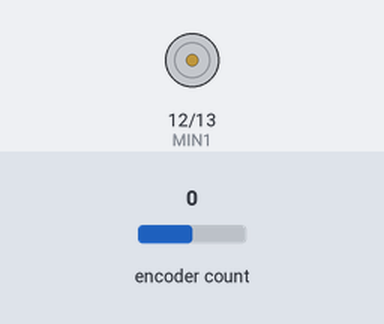
This program was run on a simulated ESP32-S3. On the bench: motor-driver pin pairs drawn as motors (green arrow = first pin HIGH = forward, orange = second pin HIGH = backward, longer = more drive). The test bench sets the inputs (shaded band); at power-on: encoder count 0. What the program prints to the serial monitor is not drawn.

Above: at 0.1 s.
At 120.7 s:
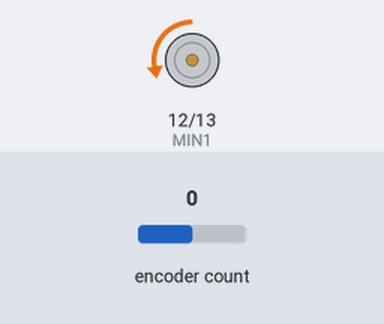
Timing chart, 0 to 130.0 s (numbered marks = the images above):
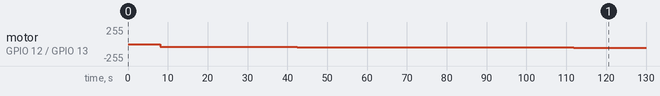

The program:

main.cpp
```cpp
#include <Arduino.h>
#include "ESPRotary.h"

#define VCC 4
#define MIN1 12
#define MIN2 13

#define ROA 19
#define ROB 20

#define INTERVAL 100

#define STEP 12
#define WHEEL_RAD (29.0) // mm
#define GEAR_RATIO 315

#define OFFSET 40

int previousMillis = 0;

int encode_v = 0;
int duty = 0;

// float p_coef = 0.65;
float p_coef = 0.004;
float i_coef = 0.00003;

ESPRotary r;

void rotary(ESPRotary& r);
void check(ESPRotary& r);

void setup() {
  pinMode(VCC, OUTPUT);

  ledcSetup(0, 5000, 8);
  ledcAttachPin(MIN1, 0);
  ledcSetup(1, 5000, 8);
  ledcAttachPin(MIN2, 1);

  digitalWrite(VCC, HIGH);

  Serial.begin(115200);

  r.begin(ROA, ROB, 1, -1000, 1000, 0, 1);
  r.setChangedHandler(rotary);
  // r.setLeftRotationHandler(check);
  // r.setRightRotationHandler(check);
  // r.setIncrement(1);

  Serial.println("Serail start");
}

static float vel = 0;
float encoder2vel(int pulse_count) {
  float vel_now = ( (float)pulse_count / (float)STEP ) * 2.0 * (float)WHEEL_RAD * 3.14 * (1000.0 / (float)INTERVAL) / (float)GEAR_RATIO ; // mm/sec
  vel = vel * 0 + vel_now * 1;
  return vel;
}

float targ_v = 15; // mm/sec
float error = 0;
float error_i = 0;

void loop() {
  r.loop();

  error = targ_v - encoder2vel(encode_v);
  error_i += error;
  duty = error*p_coef + error_i*i_coef;

  if (duty > 0){
    if(duty > 255 - OFFSET) duty = 255 - OFFSET;
    ledcWrite(0, 0);
    ledcWrite(1, duty + OFFSET);
  }else if(duty < 0){
    if (duty < -255 + OFFSET) duty = -255 + OFFSET;
    ledcWrite(0, -duty + OFFSET);
    ledcWrite(1, 0);
  }
  else{
    ledcWrite(0,0);
    ledcWrite(1,0);
  }

  Serial.print("encode_v: ");
  Serial.print(encode_v);
  Serial.print(", v: ");
  Serial.print(encoder2vel(encode_v));
  Serial.print(", error: ");
  Serial.print(error);
  Serial.print(", duty: ");
  Serial.println(duty);
}

int dir = 1;
int i = 0;
void rotary(ESPRotary& r){
  // Serial.print("real value: ");
  // Serial.print(i);
  i++;
  // Serial.print("encoder value: ");
  // Serial.println(r.getPosition());
  int currentMillis = millis();
  if(currentMillis - previousMillis > INTERVAL){
    previousMillis = currentMillis;
    // encode_v = r.getPosition();
    encode_v = i * dir;
    i = 0;
    // Serial.println(encode_v);

    // r.resetPosition();
    // Serial.println(r.getPosition());
  }
}

void check(ESPRotary& r){
  if (r.directionToString(r.getDirection()) == "right") {dir = 1;
  }else{dir = -1;}
}
```

Measured:
- by itself, motor on GPIO 12 (MIN1) / GPIO 13 (MIN2): moves from stopped to backward 55/255 over 121 s
